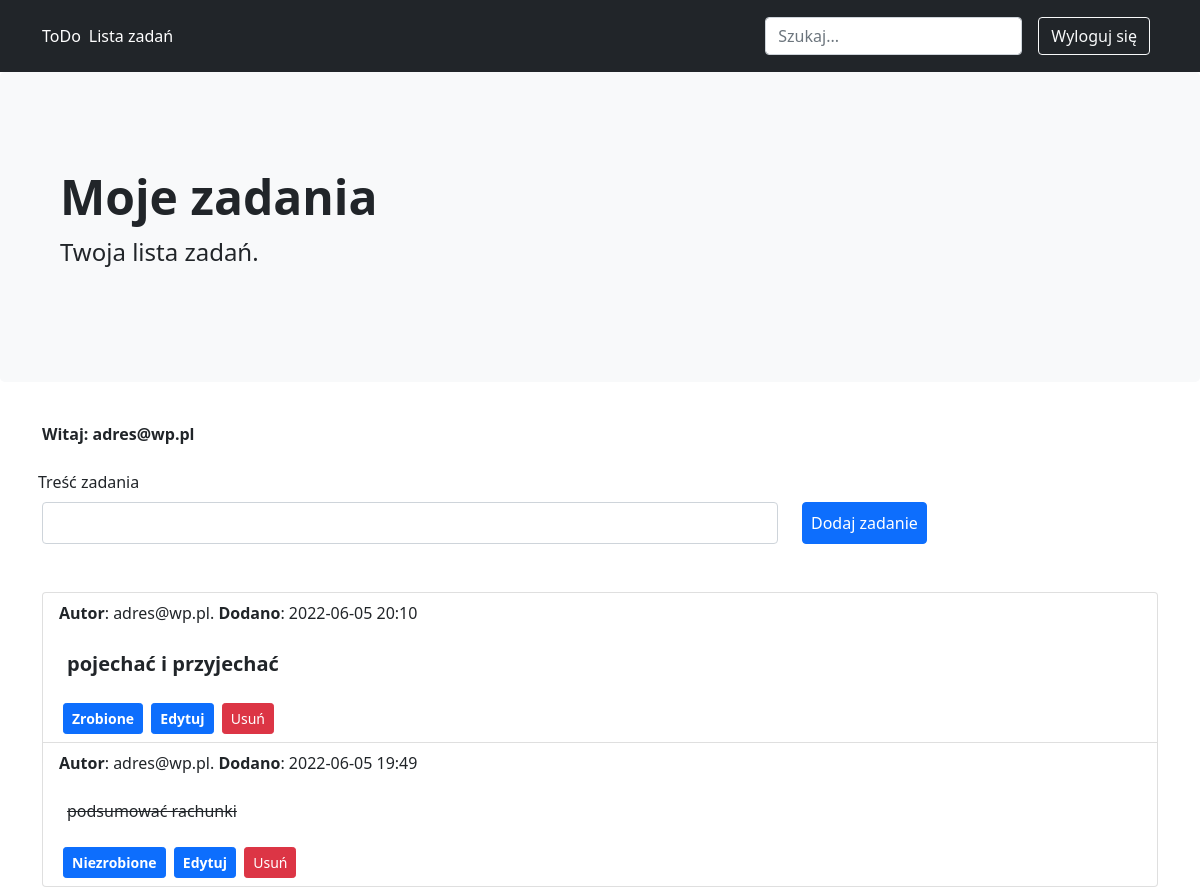
The page /zadania (signed in) on the database as committed earlier.
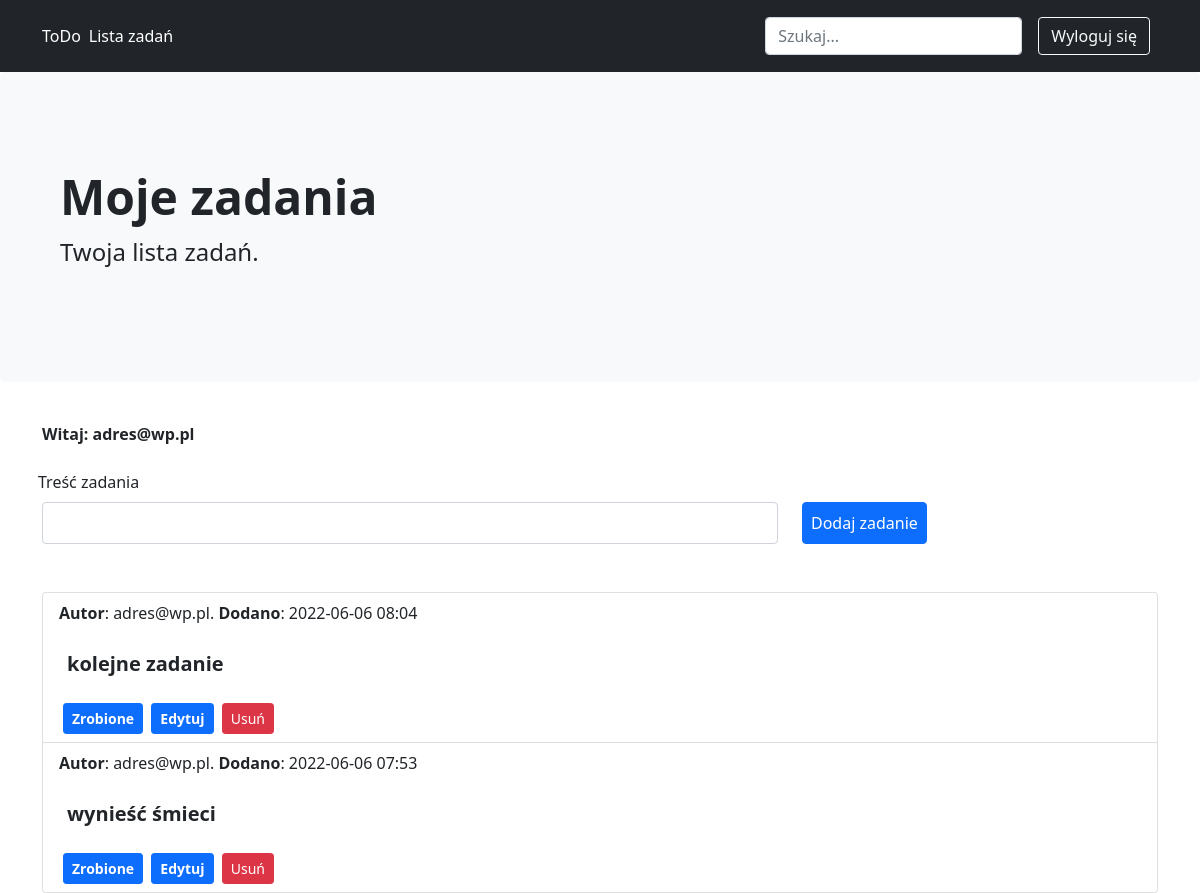
The same page on the database as committed later.
### tables this page shows
CREATE TABLE users (
    id INTEGER PRIMARY KEY AUTOINCREMENT,
    email TEXT UINQUE NOT NULL,
    haslo TEXT NOT NULL
);

CREATE TABLE zadania (
    id INTEGER PRIMARY KEY AUTOINCREMENT,
    id_user INTEGER NOT NULL,
    zadanie TEXT NOT NULL,
    zrobione BOOLEANNOT NULL DEFAULT 0,
    data_pub TIMESTAMP NOT NULL DEFAULT CURRENT_TIMESTAMP,
    FOREIGN KEY (id_user) REFERENCES users(id)
);

### todo.py (the view, shortened to what this page needs)
@app.route('/zadania', methods=['GET', 'POST'])
def zadania():
    error = None
    if "user_id" in session:
        zadania = get_db().execute(
            'SELECT z.id, zadanie, zrobione, data_pub, id_user, email'
            ' FROM zadania z JOIN users u ON z.id_user = u.id'
            ' ORDER BY data_pub DESC'
        ).fetchall()
        return render_template('zadania_lista.html', zadania=zadania, error=error)
    else:
        flash('Dodawanie zadań wymaga logowania.')
        return redirect(url_for('loguj'))

### todo.py (called while the page is built)
def get_db():
    if 'db' not in g:  # jeżeli brak połączenia, to je tworzymy
        g.db = sqlite3.connect(
            app.config['DATABASE'],
            detect_types=sqlite3.PARSE_DECLTYPES
        )  # tworzymy i zapisujemy połączenie w kontekście aplikacji
        g.db.row_factory = sqlite3.Row
    return g.db  # zwracamy połączenie z bazą

@app.before_request
def load_logged_in_user():
    user_id = session.get('user_id')
    if user_id is None:
        g.user = None
    else:
        g.user = get_db().execute(
            'SELECT * FROM users WHERE id = ?', (user_id,)
        ).fetchone()

### templates/zadania_lista.html (shortened to what this page needs)
{% extends "szkielet.html" %}
{% block h1 %}Moje zadania{% endblock %}
{% block tresc %}
    {% if session["email"] %}
    <p><strong class="success">Witaj: {{ session["email"] }}</strong></p>
    <form method="post">
      <div class="row">
        <label for="zadanie" class="p-2">Treść zadania</label>
      <div class="col-lg-8">
        <input id="zadanie" name="zadanie" required value="" class="form-control p-2 col-auto">
      </div>
      <div class="col-lg-4">
        <button type="submit" class="btn btn-primary p-2 mt-2 mt-lg-0 col-auto">Dodaj zadanie</button>
      </div>
      </div>
    </form>
    {% endif %}
    <ol class="list-group mt-5">
      {% for zadanie in zadania %}
        <li class="list-group-item">
          <div class="">
          <p><b>Autor</b>: {{ g.user["email"] }}. <b>Dodano</b>: {{ zadanie.data_pub.strftime('%Y-%m-%d %H:%M') }}</p>
          {% if zadanie.zrobione %}
            <p class="text-decoration-line-through p-2">{{ zadanie.zadanie }}</p>
          {% else %}
            <p class="fw-bold fs-5 p-2">{{ zadanie.zadanie }}</p>
          {% endif %}
          {% if zadanie.zrobione %}
          <form class="d-inline" action="{{ url_for('zmien_status', id=zadanie['id'], status=0) }}" method="post">
            <input class="btn btn-sm fw-bold btn-primary mx-1" type="submit" value="Niezrobione">
          </form>
          {% else %}
          <form class="d-inline" action="{{ url_for('zmien_status', id=zadanie['id'], status=1) }}" method="post">
            <input class="btn btn-sm fw-bold btn-primary mx-1" type="submit" value="Zrobione">
          </form>
          {% endif %}
          <a class="btn btn-sm fw-bold btn-primary" href="{{ url_for('edytuj', id=zadanie['id']) }}">Edytuj</a>
          <form class="d-inline" action="{{ url_for('usun', id=zadanie['id']) }}" method="post">
            <input class="btn btn-sm btn-danger mx-1" type="submit" value="Usuń" onclick="return confirm('Jesteś pewien?');">
          </form>
          </div>
        </li>
      {% endfor %}
    </ol>
{% endblock %}

### templates/szkielet.html (shortened to what this page needs)
<!doctype html>
<html>
<head>
  <link href="https://cdn.jsdelivr.net/npm/bootstrap@5.0.2/dist/css/bootstrap.min.css" rel="stylesheet">
  <link rel="stylesheet" type="text/css" href="{{ url_for('static', filename='style.css') }}">
</head>
<body>
<header class="p-3 bg-dark text-white">
  <div class="container">
    <div class="d-flex flex-wrap align-items-center justify-content-center justify-content-lg-start">
        <a href="/" class="d-flex align-items-center mb-2 mb-lg-0 text-white text-decoration-none">ToDo</a>
      <ul class="nav col-12 col-lg-auto me-lg-auto mb-2 justify-content-center mb-md-0">
        <li>
          <a href="{{ url_for('zadania') }}" class="nav-link px-2 text-white">Lista zadań</a>
        </li>
      </ul>
      <form class="col-12 col-lg-auto mb-3 mb-lg-0 me-lg-3">
        <input type="search" class="form-control form-control-dark" placeholder="Szukaj..." aria-label="Szukaj">
      </form>
      <div class="text-end">
        {% if g.user %}
          <a href="{{ url_for('wyloguj') }}" class="btn btn-outline-light me-2">Wyloguj się</a>
        {% else %}
          <a href="{{ url_for('loguj') }}" class="btn btn-outline-light me-2">Zaloguj się</a>
          <a href="{{ url_for('rejestruj') }}" class="btn btn-warning">Utwórz konto</a>
        {% endif %}
      </div>
    </div>
  </div>
</header>
<div class="p-5 mb-4 bg-light rounded-3">
  <div class="container py-5">
    <h1 class="display-5 fw-bold">{% block h1 %}{% endblock %}</h1>
    <p class="col-md-8 fs-4">Twoja lista zadań.</p>
  </div>
</div>
<div class="container">
  <div class="row justify-content-center">
  </div>
  <div class="row">
    <div class="col-12">
      {% block tresc %}{% endblock %}
    </div>
  </div>
</div>
</body>
</html>

Rows that differ between the two databases and show on the page:
removed zadania: {{ g.user["email"] }} "adres@wp.pl", data_pub "2022-06-05 20:10", zadanie "pojechać i przyjechać"
removed zadania: {{ g.user["email"] }} "adres@wp.pl", data_pub "2022-06-05 19:49", zadanie "podsumować rachunki"
added zadania: {{ g.user["email"] }} "adres@wp.pl", data_pub "2022-06-06 08:04", zadanie "kolejne zadanie"
added zadania: {{ g.user["email"] }} "adres@wp.pl", data_pub "2022-06-06 07:53", zadanie "wynieść śmieci"
